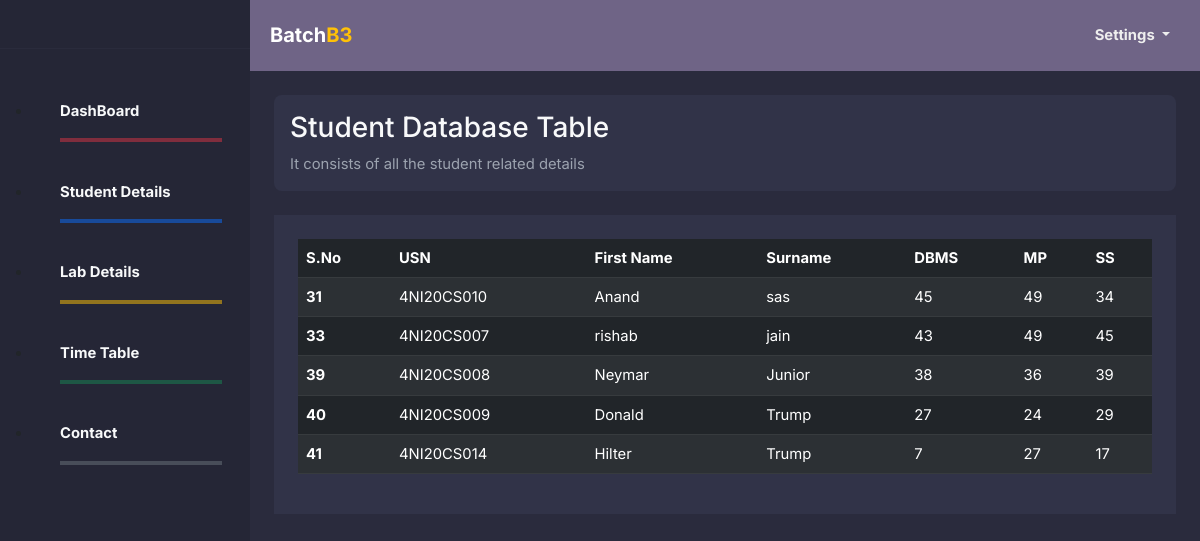
Page /batch/batch3student.php on the committed database.
### tables this page shows
CREATE TABLE `students` (
  `id` int(11) NOT NULL,
  `usn` varchar(20) NOT NULL,
  `name` varchar(50) NOT NULL,
  `surname` varchar(50) NOT NULL,
  `batch` int(11) NOT NULL,
  `dbms` int(11) DEFAULT NULL,
  `mp` int(11) DEFAULT NULL,
  `ss` int(11) DEFAULT NULL
);

### batch/batch3student.php (the view, shortened to what this page needs)
<?php
include "configstud.php";
?>
<!DOCTYPE html>
<html lang="en">
<head>
<link href="https://cdn.jsdelivr.net/npm/bootstrap@5.2.3/dist/css/bootstrap.min.css" rel="stylesheet">
  <link href="https://cdn.jsdelivr.net/npm/boxicons@2.0.5/css/boxicons.min.css" rel="stylesheet" />
  <link rel="stylesheet" href="../admindash/admindash.css" />
</head>
<body>
  <aside class="sidebar position-fixed top-0 left-0 overflow-auto h-100 float-left" id="show-side-navigation1">
  <div class="sidebar-header d-flex justify-content-center align-items-center px-3 py-4">
  </div>
  <div class="search position-relative text-center px-4 py-3 mt-2 bg-">
  </div>
  <ul class="">
    <li class="">
    <a href="batch3.php" class="text-light fw-bold">DashBoard</a>
    <hr class="border border-danger border-2 opacity-50">
    </li>
    <li class="">
    <a href="#" class="text-light fw-bold">Student Details</a>
    <hr class="border border-primary border-2 opacity-50">
    </li>
    <li class="">
      <a href="batch3lab.php" class="text-light fw-bold">Lab Details</a>
      <hr class="border border-warning border-2 opacity-50">
    </li>
    <li class="">
      <a href="batch3timetable.php" class="text-light fw-bold">Time Table</a>
      <hr class="border border-success border-2 opacity-50">
    </li>
    <li class="">
      <a href="#" class="text-light fw-bold"> Contact</a>
      <hr class="border border-secondary border-2 opacity-50">
    </li>
  </ul>
</aside>
<section id="wrapper">
  <nav class="navbar navbar-expand-md">
    <div class="container-fluid mx-2">
      <div class="navbar-header">
        <a class="navbar-brand fw-bold" href="#">Batch<span class="main-color fw-bold">B3</span></a>
      </div>
      <div class="collapse navbar-collapse" id="toggle-navbar">
        <ul class="navbar-nav ms-auto">
          <li class="nav-item dropdown fw-bold">
            <a class="nav-link dropdown-toggle" href="#" id="navbarDropdown" role="button" data-bs-toggle="dropdown" aria-expanded="false">
              Settings
            </a>
          </li>
        </ul>
      </div>
    </div>
  </nav>
  <div class="p-4">
    <div class="welcome">
      <div class="content rounded-3 p-3">
        <h1 class="fs-3 text-light">Student Database Table</h1>
        <p class="mb-0">It consists of all the student related details</p>
      </div>
    </div>
    <section class="charts mt-4">
      <div class="chart-container p-4">
            <table class="table table-striped table-dark table-hover">
                <thead>
                    <tr>
                    <th scope="col">S.No</th>
                    <th scope="col">USN</th>
                    <th scope="col">First Name</th>
                    <th scope="col">Surname</th>
                    <th scope="col">DBMS</th>
                    <th scope="col">MP</th>
                    <th scope="col">SS</th>
                    </tr>
                </thead>
                <tbody>
                    <?php
                        $b3=3;
                        $sql = "SELECT id, usn, name, surname, dbms, mp, ss FROM students where batch=$b3";
                        $result=mysqli_query($mysql_db,$sql);
                        if($result){
                            while($row=mysqli_fetch_assoc($result)){
                                $id=$row['id'];
                                $usn=$row['usn'];
                                $name=$row['name'];
                                $surname=$row['surname'];
                                $dbms=$row['dbms'];
                                $mp=$row['mp'];
                                $ss=$row['ss'];
                                echo '<tr>
                                <th scope="row">'.$id.'</th>
                                <td>'.$usn.'</td>
                                <td>'.$name.'</td>
                                <td>'.$surname.'</td>
                                <td>'.$dbms.'</td>
                                <td>'.$mp.'</td>
                                <td>'.$ss.'</td>
                            </tr>';
                            }
                        }
                    ?>
                </tbody>
            </table>
        </div>
    </section>
  </div>
</section>
</body>
</html>

### admindash/admindash.css (style rules this page uses)
:root { --dk-gray-100: #F3F4F6; --dk-gray-200: #E5E7EB; --dk-gray-300: #D1D5DB; --dk-gray-400: #9CA3AF; --dk-gray-500: #6B7280; --dk-gray-600: #4B5563; --dk-gray-700: #374151; --dk-gray-800: #1F2937; --dk-gray-900: #111827; --dk-dark-bg: #313348; --dk-darker-bg: #2a2b3d; --navbar-bg-color: #6f6486; --sidebar-bg-color: #252636; --sidebar-width: 250px; }
* { margin: 0; padding: 0; box-sizing: border-box; }
body { font-family: 'Inter', sans-serif; background-color: var(--dk-darker-bg); font-size: .925rem; }
#wrapper { margin-left: var(--sidebar-width); transition: all .3s ease-in-out; }
.sidebar { background-color: var(--sidebar-bg-color); width: var(--sidebar-width); transition: all .3s ease-in-out; transform: translateX(0); z-index: 9999999 }
.sidebar .sidebar-header { border-bottom: 1px solid #2a2b3c }
.sidebar > ul > li { padding: .7rem 1.75rem; }
.sidebar ul > li > a { color: var(--dk-gray-400); text-decoration: none; }
.welcome { color: var(--dk-gray-300); }
.welcome .content { background-color: var(--dk-dark-bg); }
.welcome p { color: var(--dk-gray-400); }
.charts .chart-container { background-color: var(--dk-dark-bg); }
.main-color { color: #ffc107 }
.navbar { background-color: var(--navbar-bg-color) !important; border: none !important; }
.navbar .navbar-nav>li>a { color: #EEE !important; line-height: 55px !important; padding: 0 10px !important; }
.navbar .navbar-brand { color:#FFF !important }
.navbar .navbar-brand { line-height: 55px !important; padding: 0 !important }
.navbar>.container .navbar-brand, .navbar>.container-fluid .navbar-brand { margin: 0 !important }
.navbar .navbar-nav>li>a { float: left !important; }

### rows in the picture
students: id "31", usn "4NI20CS010", name "Anand", surname "sas", dbms "45", mp "49", ss "34"
students: id "33", usn "4NI20CS007", name "rishab", surname "jain", dbms "43", mp "49", ss "45"
students: id "39", usn "4NI20CS008", name "Neymar", surname "Junior", dbms "38", mp "36", ss "39"
students: id "40", usn "4NI20CS009", name "Donald", surname "Trump", dbms "27", mp "24", ss "29"
students: id "41", usn "4NI20CS014", name "Hilter", surname "Trump", dbms "7", mp "27", ss "17"
